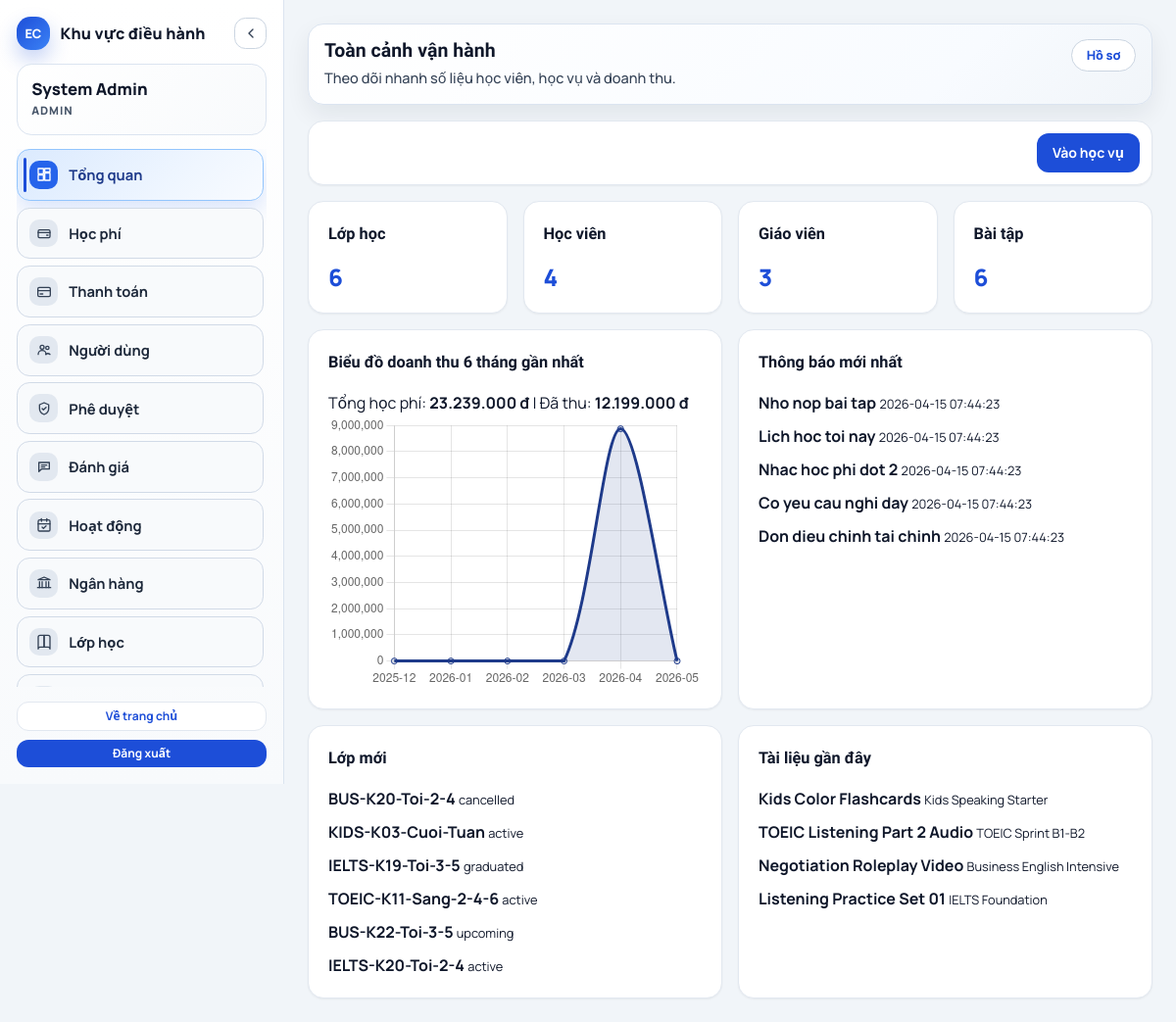
Page /?page=dashboard-admin (signed in) on the committed database.
### tables this page shows
CREATE TABLE notifications (
    id BIGINT UNSIGNED AUTO_INCREMENT PRIMARY KEY,
    user_id BIGINT UNSIGNED NOT NULL,
    title VARCHAR(180) NOT NULL,
    message TEXT NOT NULL,
    is_read TINYINT(1) NOT NULL DEFAULT 0,
    created_at TIMESTAMP NOT NULL DEFAULT CURRENT_TIMESTAMP,
    CONSTRAINT fk_notifications_user FOREIGN KEY (user_id) REFERENCES users(id)
);

CREATE TABLE classes (
    id BIGINT UNSIGNED AUTO_INCREMENT PRIMARY KEY,
    course_id BIGINT UNSIGNED NOT NULL,
    class_name VARCHAR(150) NOT NULL,
    teacher_id BIGINT UNSIGNED NOT NULL,
    start_date DATE,
    end_date DATE,
    status ENUM('upcoming', 'active', 'graduated', 'cancelled') NOT NULL DEFAULT 'upcoming',
    CONSTRAINT fk_classes_course FOREIGN KEY (course_id) REFERENCES courses(id),
    CONSTRAINT fk_classes_teacher_user FOREIGN KEY (teacher_id) REFERENCES users(id)
);

CREATE TABLE materials (
    id BIGINT UNSIGNED AUTO_INCREMENT PRIMARY KEY,
    course_id BIGINT UNSIGNED NOT NULL,
    title VARCHAR(180) NOT NULL,
    file_path VARCHAR(255) NOT NULL,
    type ENUM('pdf', 'mp3', 'video') NOT NULL,
    CONSTRAINT fk_materials_course FOREIGN KEY (course_id) REFERENCES courses(id)
);

CREATE TABLE courses (
    id BIGINT UNSIGNED AUTO_INCREMENT PRIMARY KEY,
    course_name VARCHAR(180) NOT NULL,
    description TEXT,
    base_price DECIMAL(12,2) NOT NULL DEFAULT 0,
    total_sessions INT NOT NULL DEFAULT 0
);

### public_html/pages/admin-dashboard/index.php (the view, shortened to what the rows shown need)
<?php
$academicModel = new AcademicModel();
$chartData = $academicModel->dashboardChartData();
$recentClasses = $academicModel->listClasses();
$recentMaterials = $academicModel->listMaterials();
$recentNotifications = $academicModel->listNotifications();
?>
<div class="grid gap-4">
    <div class="grid-cols-1 lg:grid-cols-2 grid gap-4">
        <article class="rounded-2xl border border-slate-200 bg-white p-5 shadow-sm xl:col-span-1">
            <?php if (empty($recentNotifications)): ?>
                <div class="rounded-xl border border-dashed border-slate-300 bg-slate-50 p-6 text-center text-sm text-slate-500">Chưa có thông báo mới.</div>
            <?php else: ?>
                <ul class="m-0 grid list-none gap-2 p-0">
                    <?php foreach (array_slice($recentNotifications, 0, 6) as $notification): ?>
                        <li>
                            <strong><?= e((string) $notification['title']); ?></strong>
                            <small><?= e((string) $notification['created_at']); ?></small>
                        </li>
                    <?php endforeach; ?>
                </ul>
            <?php endif; ?>
        </article>
    </div>
    <div class="grid gap-4 grid-cols-1 lg:grid-cols-2">
        <article class="rounded-2xl border border-slate-200 bg-white p-5 shadow-sm">
            <?php if (empty($recentClasses)): ?>
                <div class="rounded-xl border border-dashed border-slate-300 bg-slate-50 p-6 text-center text-sm text-slate-500">Chưa có lớp học nào.</div>
            <?php else: ?>
                <ul class="m-0 grid list-none gap-2 p-0">
                    <?php foreach (array_slice($recentClasses, 0, 6) as $class): ?>
                        <li>
                            <strong><?= e((string) $class['class_name']); ?></strong>
                            <small><?= e((string) $class['status']); ?></small>
                        </li>
                    <?php endforeach; ?>
                </ul>
            <?php endif; ?>
        </article>
        <article class="rounded-2xl border border-slate-200 bg-white p-5 shadow-sm">
            <?php if (empty($recentMaterials)): ?>
                <div class="rounded-xl border border-dashed border-slate-300 bg-slate-50 p-6 text-center text-sm text-slate-500">Chưa có tài liệu nào.</div>
            <?php else: ?>
                <ul class="m-0 grid list-none gap-2 p-0">
                    <?php foreach (array_slice($recentMaterials, 0, 6) as $material): ?>
                        <li>
                            <strong><?= e((string) $material['title']); ?></strong>
                            <small><?= e((string) $material['course_name']); ?></small>
                        </li>
                    <?php endforeach; ?>
                </ul>
            <?php endif; ?>
        </article>
    </div>
</div>
<script>
    const chartData = <?= json_encode($chartData, JSON_UNESCAPED_UNICODE | JSON_UNESCAPED_SLASHES); ?>;
    const months = Array.isArray(chartData.months) ? chartData.months : [];
    const monthLabels = months.map((item) => item.month);
    const tuitionValues = months.map((item) => Number(item.total || 0));
    const tuitionCanvas = document.getElementById('tuitionChart');
    const tuitionFallback = document.getElementById('tuitionChartFallback');
    if (tuitionCanvas && typeof Chart !== 'undefined') {
        new Chart(tuitionCanvas, {
            type: 'line',
            data: {
                labels: monthLabels,
                datasets: [{
                    label: 'Doanh thu học phí',
                    data: tuitionValues,
                    borderColor: '#1e3a8a',
                    backgroundColor: 'rgba(30, 58, 138, 0.12)',
                    tension: 0.3,
                    fill: true,
                }],
            },
            options: {
                responsive: true,
                scales: {
                    y: {
                        beginAtZero: true,
                    },
                },
                plugins: {
                    legend: {display: false},
                    tooltip: {
                        callbacks: {
                            label(context) {
                                const value = Number(context.parsed.y || 0);
                                return 'Doanh thu: ' + value.toLocaleString('vi-VN') + ' đ';
                            },
                        },
                    },
                },
            },
        });
    } else if (tuitionFallback) {
        tuitionFallback.classList.remove('hidden');
    }
</script>

### rows in the picture
notifications: title "Nho nop bai tap", created_at "2026-04-15 07:44:23"
notifications: title "Lich hoc toi nay", created_at "2026-04-15 07:44:23"
notifications: title "Nhac hoc phi dot 2", created_at "2026-04-15 07:44:23"
notifications: title "Co yeu cau nghi day", created_at "2026-04-15 07:44:23"
notifications: title "Don dieu chinh tai chinh", created_at "2026-04-15 07:44:23"
classes: class_name "BUS-K20-Toi-2-4", status "cancelled"
classes: class_name "KIDS-K03-Cuoi-Tuan", status "active"
classes: class_name "IELTS-K19-Toi-3-5", status "graduated"
classes: class_name "TOEIC-K11-Sang-2-4-6", status "active"
classes: class_name "BUS-K22-Toi-3-5", status "upcoming"
classes: class_name "IELTS-K20-Toi-2-4", status "active"
materials: title "Kids Color Flashcards", course.course_name "Kids Speaking Starter"
materials: title "TOEIC Listening Part 2 Audio", course.course_name "TOEIC Sprint B1-B2"
materials: title "Negotiation Roleplay Video", course.course_name "Business English Intensive"
materials: title "Listening Practice Set 01", course.course_name "IELTS Foundation"

### other values in the picture
$adminUser['full_name'] "System Admin"
$adminUser['role'] "ADMIN"
$displayAdminTitle "Toàn cảnh vận hành"
$displayAdminDescription "Theo dõi nhanh số liệu học viên, học vụ và doanh thu."
$stats['class_count'] "6"
$stats['student_count'] "4"
$stats['teacher_count'] "3"
$stats['assignment_count'] "6"
format_money((float) $stats['tuition_total']) "23.239.000 đ"
format_money((float) $stats['tuition_paid']) "12.199.000 đ"
